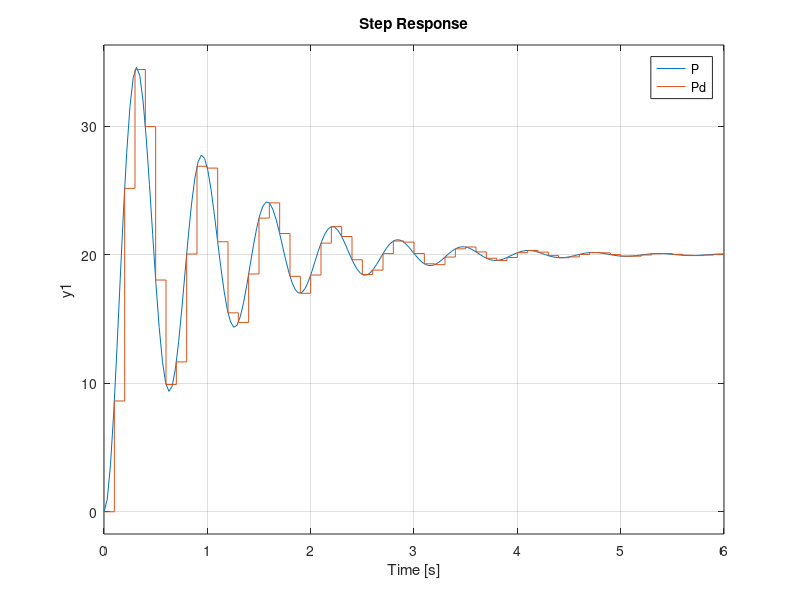

Write MATLAB code to recreate this figure.
%Priklad na MPC pro system druheho radu
clear all;
close all;

s=zpk('s');

w=10;
xi=0.1;
Ks=20;

Ts=0.1;

P=Ks*w^2/(s^2+2*xi*w*s+w^2);

Pd=c2d(P,Ts);

step(P,Pd)


Pss=ss(Pd)

%Diskretni stavovy model
[A,B,C,D]=ssdata(Pss)



%Rozsireny system se sumatorem

Ae=[A B;zeros(1,2) 1];
Be=[B;1];
Ce=[C 0];
De=0;

Psse=ss(Ae,Be,Ce,De,Ts)
